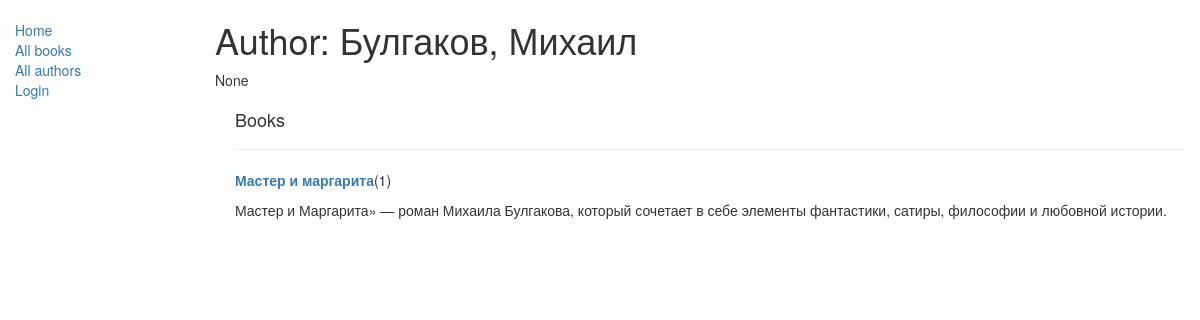
/catalog/author/1/, run on the app's committed database.
### catalog/models.py (models this page shows, shortened)
class Author(models.Model):
    first_name = models.CharField(max_length=100)
    last_name = models.CharField(max_length=100)
    date_of_birth = models.DateField(null=True, blank=True)
    date_of_death = models.DateField('Died', null=True, blank=True)
    class Meta:
        ordering = ['last_name','first_name']
    def __str__(self):
        return '%s, %s' % (self.last_name, self.first_name)

class Book(models.Model):
    title = models.CharField(max_length=200)
    author = models.ForeignKey('Author', on_delete=models.SET_NULL, null=True)
    summary = models.TextField(max_length=1000, help_text="Enter a brief description of the book")
    isbn = models.CharField('ISBN',max_length=13, help_text='13 Character <a href="https://www.isbn-international.org/content/what-isbn">ISBN number</a>')
    genre = models.ManyToManyField(Genre, help_text="Select a genre for this book")
    def display_genre(self):
        """
        Creates a string for the Genre. This is required to display genre in Admin.
        """
        return ', '.join([genre.name for genre in self.genre.all()[:3]])
    display_genre.short_description = 'Genre'
    def get_absolute_url(self):
        return reverse('book-detail', args=[str(self.id)])

### catalog/views.py (the view)
# urls.py: path('author/<int:pk>/', views.AuthorDetailView.as_view(), name='author-detail'),
class AuthorDetailView(generic.DetailView):
    model = Author

### catalog/templates/catalog/author_detail.html
{% extends "base_generic.html" %}
{% block content %}
  <h1>Author: {{ author }}</h1>
  <p>{{ author.date_of_birth }}</p>
  <div style="margin-left:20px;margin-top:20px">
    <h4>Books</h4>
    {% for book in author.book_set.all %}
    <hr>
    <p><strong><a href="{{ book.get_absolute_url}}">{{ book.title }}</a></strong>({{ book.bookinstance_set.all.count }})</p>
    <p>{{ book.summary }}</p>
    {% endfor %}
  </div>
{% endblock %}

### data on the page
Author: last_name+first_name "Булгаков, Михаил", date_of_birth "None"
Book: title "Мастер и маргарита", bookinstance_set.all.count "1", summary "Мастер и Маргарита» — роман Михаила Булгакова, который сочетает в себе элементы фантастики, сатиры, философии и любовной истории."
